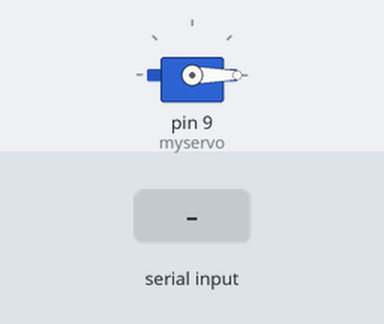
The sketch below on a simulated Arduino Uno, built with avr-gcc and run on an emulated ATmega328P. Parts: servo. Inputs (shaded band) come from the test bench.

Above: at 1.2 s.
1.3 s: "TOKEN" received over Serial
At 3.1 s:
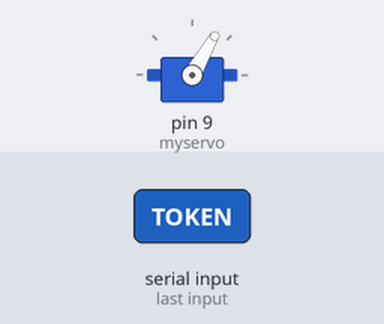
Timing chart, 0 to 4.8 s (numbered marks = the images above; inputs shaded):
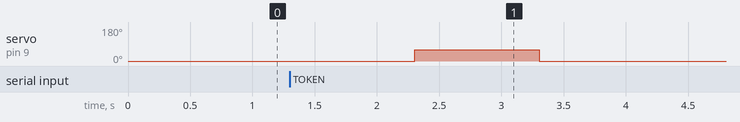

The sketch:

Arduino_file.ino
```cpp
#include <Servo.h>

Servo myservo;

int pos = 0;    // variable to store the servo position

void setup() {
  Serial.begin(9600);
  myservo.attach(9);  // attaches the servo on pin 9 to the servo object
  myservo.write(0);
}

void loop() {
  if (Serial.available() > 0){
    String msg = Serial.readString();

    if (msg == "TOKEN"){
      myservo.write(60);
      delay(1000);
      myservo.write(0);
    }
  }

}
```

Measured:
- after the input at 1.3 s, servo on pin 9 (myservo): 0° → 60° after 1.0 s, → 0° 1.0 s later
